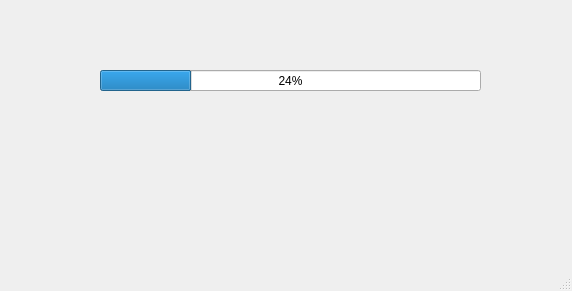
<?xml version="1.0" encoding="UTF-8"?>
<ui version="4.0">
 <class>MainWindow</class>
 <widget class="QMainWindow" name="MainWindow">
  <property name="geometry">
   <rect>
    <x>0</x>
    <y>0</y>
    <width>572</width>
    <height>291</height>
   </rect>
  </property>
  <property name="windowTitle">
   <string>MainWindow</string>
  </property>
  <widget class="QWidget" name="centralwidget">
   <widget class="QProgressBar" name="progressBar">
    <property name="geometry">
     <rect>
      <x>100</x>
      <y>70</y>
      <width>381</width>
      <height>21</height>
     </rect>
    </property>
    <property name="value">
     <number>24</number>
    </property>
   </widget>
  </widget>
  <widget class="QMenuBar" name="menubar">
   <property name="geometry">
    <rect>
     <x>0</x>
     <y>0</y>
     <width>572</width>
     <height>21</height>
    </rect>
   </property>
  </widget>
  <widget class="QStatusBar" name="statusbar"/>
 </widget>
 <resources/>
 <connections/>
</ui>
